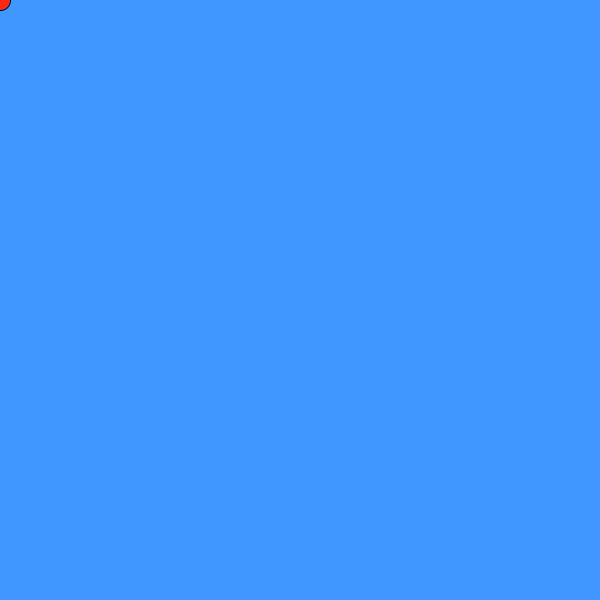
Frame 1 (no input)
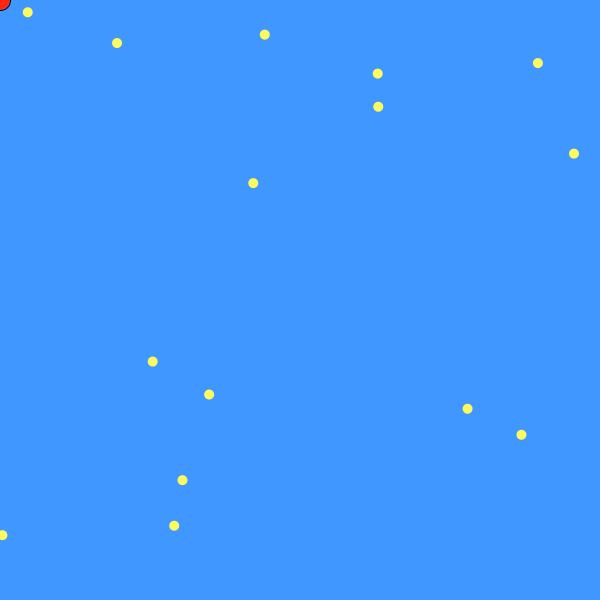
Frame 60 (the mouse pressed at the canvas centre just before this capture)
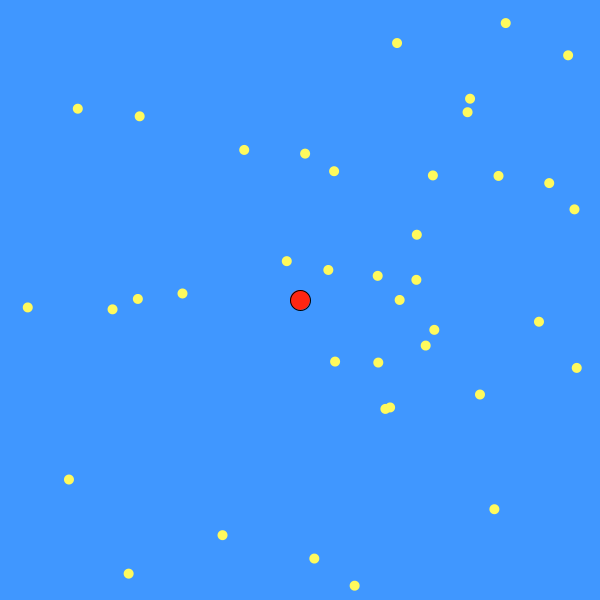
Frame 120 (the mouse held since frame 60 and released just before this capture)

The Processing sketch that drew these frames (run headless with seeded random() and noise(); from frame 60 on, the mouse is pressed at the canvas centre):

// Processing sketch: game_3_part_2
// ── game_3_part_2.pde
float moving_ball_x, moving_ball_y, moving_ball_size;
int number_of_bullet = 50;
boolean GAME_OVER;
bullet[] b = new bullet[number_of_bullet];
long timer;

void setup() {
  size(600, 600);
  moving_ball_size = 20;
  moving_ball_x = width/2;
  moving_ball_y = height/2;

  for (int i =0; i < b.length; i++) b[i] = new bullet();

  GAME_OVER = false;
  textAlign(CENTER, CENTER);
  textSize(48);
  timer = millis();
}

void draw() {
  if (!GAME_OVER) {
    background(#4097FF);
    moving_ball_x = mouseX;
    moving_ball_y = mouseY;
    fill(#FF2612);
    stroke(0);
    ellipse(moving_ball_x, moving_ball_y, moving_ball_size, moving_ball_size);
    
    for (int i =0; i < b.length; i++) b[i].update();
    
    if (millis() - timer >=6000){
      setup();
     timer = millis(); 
    }
    
  } else {
    textSize(48);
    fill(255, 0, 0);
    text("GAME OVER", width/2, height/2);
  }
}

void keyPressed() {
  if (key == 'r' || key == 'R') setup();
}
// ── bullet.pde
class bullet {
  float bullet_x, bullet_y, b_speed_x, b_speed_y;
  float bullet_size;
  int [][] bullet_dir = {{0, -1}, {1, -1}, {1, 0}, {1, 1}, {0, 1}, {-1, 1}, {-1, 0}, {-1, -1}};

  bullet() {
    bullet_size = 10;

    int random_number = int(random(0, 8));
    bullet_x = bullet_dir[random_number][0]*width + random(0, width);
    bullet_y= bullet_dir[random_number][1]*height + random(0, height);
    b_speed_x = -bullet_dir[random_number][0]*random(3, 5);
    b_speed_y = -bullet_dir[random_number][1]*random(3, 5);
  }

  void update() {
    bullet_x += b_speed_x;
    bullet_y += b_speed_y;

    if (dist(moving_ball_x, moving_ball_y, bullet_x, bullet_y) <= moving_ball_size/2+ bullet_size/2) 
      GAME_OVER = true;
    fill(#FFFA5D);
    noStroke();
    ellipse(bullet_x, bullet_y, bullet_size, bullet_size);
  }

}
